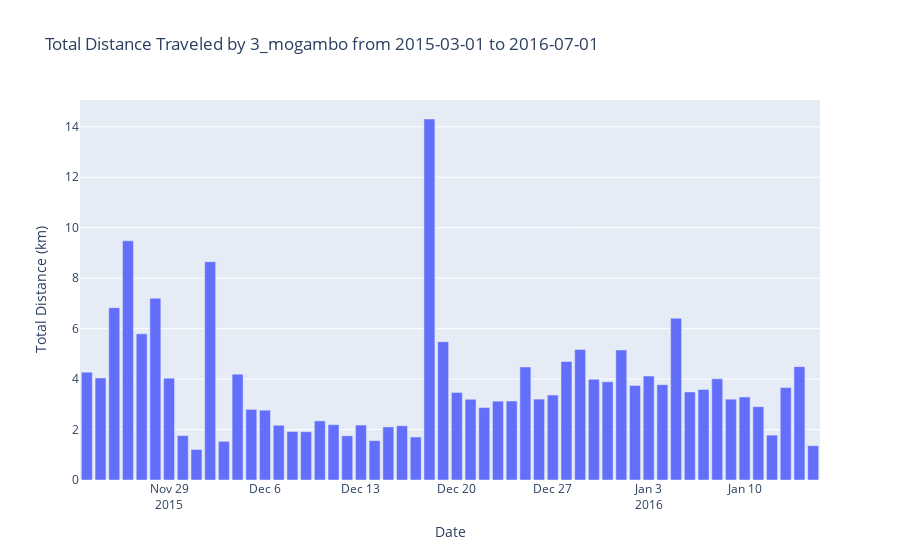

Notebook cell for this chart:
### Code cell
import pandas as pd
import plotly.express as px

# Load the dataset
file_path = './insights/bird_speed_analysis.xlsx'
bird_data = pd.read_excel(file_path, engine='openpyxl')

# Convert timestamp to datetime format
bird_data['timestamp'] = pd.to_datetime(bird_data['start_time'])

# Function to filter data by date range and calculate total distance for a specific bird
def calculate_total_distance_by_interval(data, bird_id, start_date, end_date):
    # Filter data by bird identifier and date range
    filtered_data = data.loc[
        (data['individual-local-identifier'] == bird_id) &
        (data['timestamp'] >= start_date) &
        (data['timestamp'] <= end_date)
    ].copy()
    
    # Extract year, month, and day from the timestamp
    filtered_data['year'] = filtered_data['timestamp'].dt.year
    filtered_data['month'] = filtered_data['timestamp'].dt.month
    filtered_data['day'] = filtered_data['timestamp'].dt.day
    
    # Group by year, month, and day
    total_distance_per_interval = filtered_data.groupby(['year', 'month', 'day'])['distance_km'].sum().reset_index()
    
    return total_distance_per_interval

# Input values
bird_id = '3_mogambo'  #1_bill,2_gabbar,3_mogambo,4_godfather,5_rifle,6_tkbhai
start_date = '2015-03-01'  # Replace with the desired start date
end_date = '2016-07-01'  # Replace with the desired end date

# Get the filtered and calculated data
filtered_data = calculate_total_distance_by_interval(bird_data, bird_id, start_date, end_date)

# Create a date column using pd.to_datetime
filtered_data['date'] = pd.to_datetime(filtered_data[['year', 'month', 'day']])

# Plotting the data using Plotly
fig = px.bar(
    filtered_data,
    x='date',
    y='distance_km',
    labels={'distance_km': 'Total Distance (km)', 'date': 'Date'},
    title=f'Total Distance Traveled by {bird_id} from {start_date} to {end_date}'
)

# Customize the layout
fig.update_layout(
    xaxis_title='Date',
    yaxis_title='Total Distance (km)',
    showlegend=False,
)

# Show the plot
fig.show()

# Function to calculate total distance traveled by each bird within a date range
def calculate_total_distance_per_bird(data, start_date, end_date):
    # Filter data by date range
    filtered_data = data.loc[
        (data['timestamp'] >= start_date) &
        (data['timestamp'] <= end_date)
    ].copy()
    
    # Extract year and month from timestamp
    filtered_data['year'] = filtered_data['timestamp'].dt.year
    filtered_data['month'] = filtered_data['timestamp'].dt.month
    
    # Group by bird identifier, year, and month, then sum distances
    total_distance_per_bird = filtered_data.groupby(
        ['individual-local-identifier', 'year', 'month']
    )['distance_km'].sum().reset_index()
    
    return total_distance_per_bird

# Get the calculated data for the specific bird
distance_data = calculate_total_distance_per_bird(bird_data, start_date, end_date)
selected_bird_data = distance_data[distance_data['individual-local-identifier'] == bird_id]

# Print the total distance traveled by the selected bird for every month and year
print(f"Total distance traveled by bird '{bird_id}' from {start_date} to {end_date}:")
for _, row in selected_bird_data.iterrows():
    year = row['year']
    month = row['month']
    distance = row['distance_km']
    print(f"In {year}-{month:02d}: {distance:.2f} km")

# Function to calculate total distance traveled by each bird over a time range
def calculate_total_distance_by_bird(data, start_date, end_date):
    # Filter data by the specified date range
    filtered_data = data.loc[
        (data['timestamp'] >= start_date) &
        (data['timestamp'] <= end_date)
    ].copy()

    # Group by bird identifier and sum the distances
    total_distance_by_bird = filtered_data.groupby('individual-local-identifier')['distance_km'].sum().reset_index()
    
    return total_distance_by_bird

# Get the total distance traveled by each bird within the specified date range
total_distance_by_bird = calculate_total_distance_by_bird(bird_data, start_date, end_date)

# Print the total distance traveled by the selected bird only
selected_bird_total_distance = total_distance_by_bird[total_distance_by_bird['individual-local-identifier'] == bird_id]

if not selected_bird_total_distance.empty:
    total_distance = selected_bird_total_distance['distance_km'].values[0]
    print(f"Total distance traveled by bird '{bird_id}' from {start_date} to {end_date} is {total_distance:.2f} km.")
else:
    print(f"No data available for bird '{bird_id}' from {start_date} to {end_date}.")

### Figure 1 — Plotly figure (JSON) as saved in the notebook; plotly's stock layout.template omitted (floating-point values rounded to 4 significant figures)
{"data": [{"alignmentgroup": "True", "hovertemplate": "Date=%{x}<br>Total Distance (km)=%{y}<extra></extra>", "legendgroup": "", "marker": {"color": "#636efa", "pattern": {"shape": ""}}, "name": "", "offsetgroup": "", "orientation": "v", "showlegend": false, "textposition": "auto", "type": "bar", "x": ["2015-11-23T00:00:00", "2015-11-24T00:00:00", "2015-11-25T00:00:00", "2015-11-26T00:00:00", "2015-11-27T00:00:00", "2015-11-28T00:00:00", "2015-11-29T00:00:00", "2015-11-30T00:00:00", "2015-12-01T00:00:00", "2015-12-02T00:00:00", "2015-12-03T00:00:00", "2015-12-04T00:00:00", "2015-12-05T00:00:00", "2015-12-06T00:00:00", "2015-12-07T00:00:00", "2015-12-08T00:00:00", "2015-12-09T00:00:00", "2015-12-10T00:00:00", "2015-12-11T00:00:00", "2015-12-12T00:00:00", "2015-12-13T00:00:00", "2015-12-14T00:00:00", "2015-12-15T00:00:00", "2015-12-16T00:00:00", "2015-12-17T00:00:00", "2015-12-18T00:00:00", "2015-12-19T00:00:00", "2015-12-20T00:00:00", "2015-12-21T00:00:00", "2015-12-22T00:00:00", "2015-12-23T00:00:00", "2015-12-24T00:00:00", "2015-12-25T00:00:00", "2015-12-26T00:00:00", "2015-12-27T00:00:00", "2015-12-28T00:00:00", "2015-12-29T00:00:00", "2015-12-30T00:00:00", "2015-12-31T00:00:00", "2016-01-01T00:00:00", "2016-01-02T00:00:00", "2016-01-03T00:00:00", "2016-01-04T00:00:00", "2016-01-05T00:00:00", "2016-01-06T00:00:00", "2016-01-07T00:00:00", "2016-01-08T00:00:00", "2016-01-09T00:00:00", "2016-01-10T00:00:00", "2016-01-11T00:00:00", "2016-01-12T00:00:00", "2016-01-13T00:00:00", "2016-01-14T00:00:00", "2016-01-15T00:00:00"], "xaxis": "x", "y": [4.276, 4.044, 6.832, 9.482, 5.794, 7.204, 4.038, 1.761, 1.209, 8.656, 1.532, 4.196, 2.799, 2.767, 2.17, 1.923, 1.914, 2.344, 2.194, 1.752, 2.179, 1.56, 2.104, 2.15, 1.706, 14.31, 5.484, 3.473, 3.201, 2.873, 3.124, 3.132, 4.483, 3.207, 3.368, 4.697, 5.176, 3.997, 3.893, 5.155, 3.75, 4.121, 3.78, 6.413, 3.492, 3.591, 4.012, 3.204, 3.292, 2.905, 1.779, 3.667, 4.494, 1.359], "yaxis": "y"}], "layout": {"barmode": "relative", "legend": {"tracegroupgap": 0}, "showlegend": false, "title": {"text": "Total Distance Traveled by 3_mogambo from 2015-03-01 to 2016-07-01"}, "xaxis": {"anchor": "y", "domain": [0, 1], "title": {"text": "Date"}}, "yaxis": {"anchor": "x", "domain": [0, 1], "title": {"text": "Total Distance (km)"}}}}
